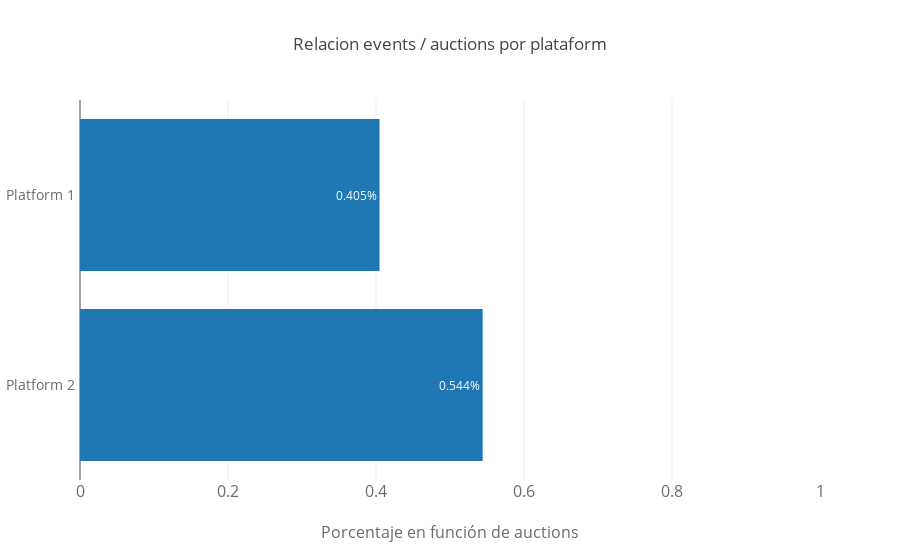

The notebook cell saved with this chart:
### Markdown cell above
### Relacion events / auctions

### Code cell
y = ['Platform 2 ', 'Platform 1 ']
x = df_plataform["porcentaje_events"]

text = []
for i in x:
    text.append(str(round(i,3)) + "%")

data = [go.Bar(
            x=x,
            y=y,
            text=text,
            textposition = 'auto',
            orientation = 'h'
        )]
layout = go.Layout(
    title='Relacion events / auctions por plataform',
    xaxis=dict(
        title='Porcentaje en función de auctions',
        range= [0,1],
        titlefont=dict(
            size=16,
            color='rgb(107, 107, 107)'
        ),
        tickfont=dict(
            size=16,
            color='rgb(107, 107, 107)'
        )
    ),
    yaxis=dict(
        
        tickfont=dict(
            size=14,
            color='rgb(107, 107, 107)'
        )
    ),
)

fig = go.Figure(data=data, layout=layout)
py.offline.iplot(fig)

### Figure 1 — Plotly figure (JSON) as saved in the notebook; plotly's stock layout.template omitted (floating-point values rounded to 4 significant figures)
{"data": [{"orientation": "h", "text": ["0.544%", "0.405%"], "textposition": "auto", "type": "bar", "uid": "22bf6233-4dae-4904-bdd9-a3c0d7c83152", "x": [0.5442, 0.4048], "y": ["Platform 2 ", "Platform 1 "]}], "layout": {"title": {"text": "Relacion events / auctions por plataform"}, "xaxis": {"range": [0, 1], "tickfont": {"color": "rgb(107, 107, 107)", "size": 16}, "title": {"font": {"color": "rgb(107, 107, 107)", "size": 16}, "text": "Porcentaje en función de auctions"}}, "yaxis": {"tickfont": {"color": "rgb(107, 107, 107)", "size": 14}}}}
